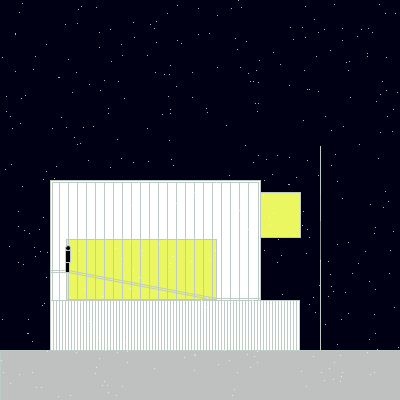
Frame 1 (no input)
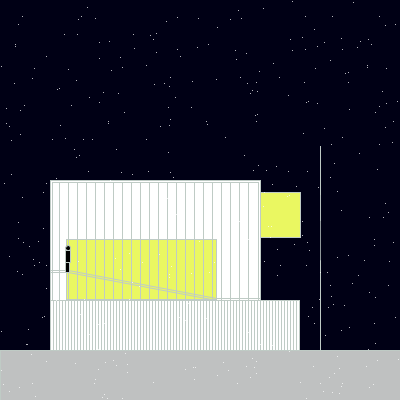
Frame 60 (the mouse pressed at the canvas centre just before this capture)
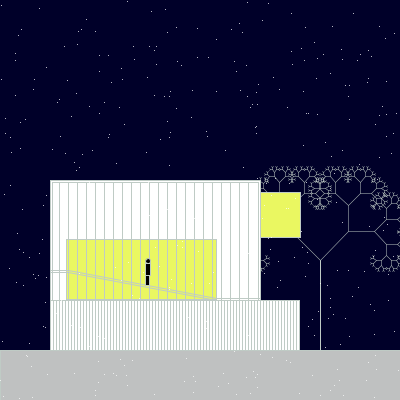
Frame 120 (the mouse held since frame 60 and released just before this capture)

The Processing sketch that drew these frames (run headless with seeded random() and noise(); from frame 60 on, the mouse is pressed at the canvas centre):

// Processing sketch: processing_133319
// ── processing_133319.pde

//Ana Carolina Luiz Rahal S53 UTFPR
//Primetime Nursey School-StÃºdio MK27
float theta;   
// Neve
int pingos=400;
float [] chuvax;
float [] chuvay;

void setup() {
  size(400, 400);
  //neve
  stroke(255);
  chuvax = new float[pingos];
  chuvay = new float[pingos];
  for (int i=0; i<pingos; i++)
  {
    chuvax[i] = floor(random(width));
    chuvay[i] = floor(random(height));
  }
}

void branch(float h) {
  // Each branch will be 2/3rds the size of the previous one
  h *= 0.66;

  // All recursive functions must have an exit condition!!!!
  // Here, ours is when the length of the branch is 2 pixels or less
  if (h > 2) {
    pushMatrix();    // Save the current state of transformation (i.e. where are we now)
    rotate(theta);   // Rotate by theta
    line(0, 0, 0, -h);  // Draw the branch
    translate(0, -h); // Move to the end of the branch
    branch(h);       // Ok, now call myself to draw two new branches!!
    popMatrix();     // Whenever we get back here, we "pop" in order to restore the previous matrix state

    // Repeat the same thing, only branch off to the "left" this time!
    pushMatrix();
    rotate(-theta);
    line(0, 0, 0, -h);
    translate(0, -h);
    branch(h);
    popMatrix();
  }
}

int ceu;

void draw() {
  //background(41, 213, 227);
    stroke(153);

  background (0, 0, 255);
 
  // ceu
  ceu= 21+mouseX/10;
  background(0, 0, ceu++);
  
  pushMatrix();
  stroke(191,203,197);

  // Let's pick an angle 0 to 90 degrees based on the mouse position
  float a = (mouseX / (float) width) * 90f;
  // Convert it to radians
  theta = radians(a);
  // Start the tree from the bottom of the screen
  translate(width*4/5.0, height);
  // Draw a line 120 pixels
  line(0, 0, 0, -140);
  // Move to the end of that line
  translate(0, -140);
  // Start the recursive branching!
    scale(0.5);
  branch(120);
  popMatrix();

  
  fill(255);
  rect(50, 300, 249, 50);
  //x,y,largura,altura
  //retÃ¢ngulo da base

  fill(191, 193, 193);
  rect(0, 350, 400, 50);
  //calÃ§ada

  fill(153);
  for (int i = 50;i < 300; i = i+3) {
    line(i, 300, i, 350);
  }
  //linhas repetidas do retÃ¢ngulo da base

  fill(255);
  rect(50, 180, 210, 120);
  rect(52, 182, 206, 118);
  //retÃ¢ngulo superior

  fill(234, 247, 97);
  rect(66, 239, 150, 60);
  //reÃ¢ngulo verde limÃ£o

  fill(153);
  for (int i = 50;i < 256; i = i+9) {
    line(i, 182, i, 300);
  }
  //linhas repetidas do retÃ¢ngulo superior

  fill(234, 247, 97);
  rect(260, 192, 40, 45);
  //retangulo lateral

  fill(255);
  strokeWeight(1);
  line (50, 270, 68, 270);
  line(50, 272, 68, 272);
  //parte reta da rampa

  line(68, 270, 216, 298);
  line(68, 272, 216, 300);
  //parte inclinada da rampa

  line(216, 298, 260, 298);
  line(216, 300, 260, 300);
  //final da rampa

  line(0, 350, 400, 350);//chÃ£o

  //HOMEM
  fill(0);
  pushMatrix();
  translate(mouseX/2.5, mouseX/15);
  ellipse(68, 248, 5, 5);
  //rosto
  rect(65, 250, 5, 12);
  //tronco
  rect(65, 262, 4, 10);
  //pÃ©
  popMatrix();

  stroke(255);
  for (int i=0; i<pingos; i++)
  {
    point(chuvax[i], chuvay[i]);
    chuvay[i]=chuvay[i]+random(-0.1, 0.5);
    chuvax[i]=chuvax[i]+random(-0.1, 0.1);
    if (chuvay[i]>height)
    {
      chuvax[i] = floor(random(width*1.5));
      chuvay[i] = 0;
      floor(random(height));
    }
  }
}
